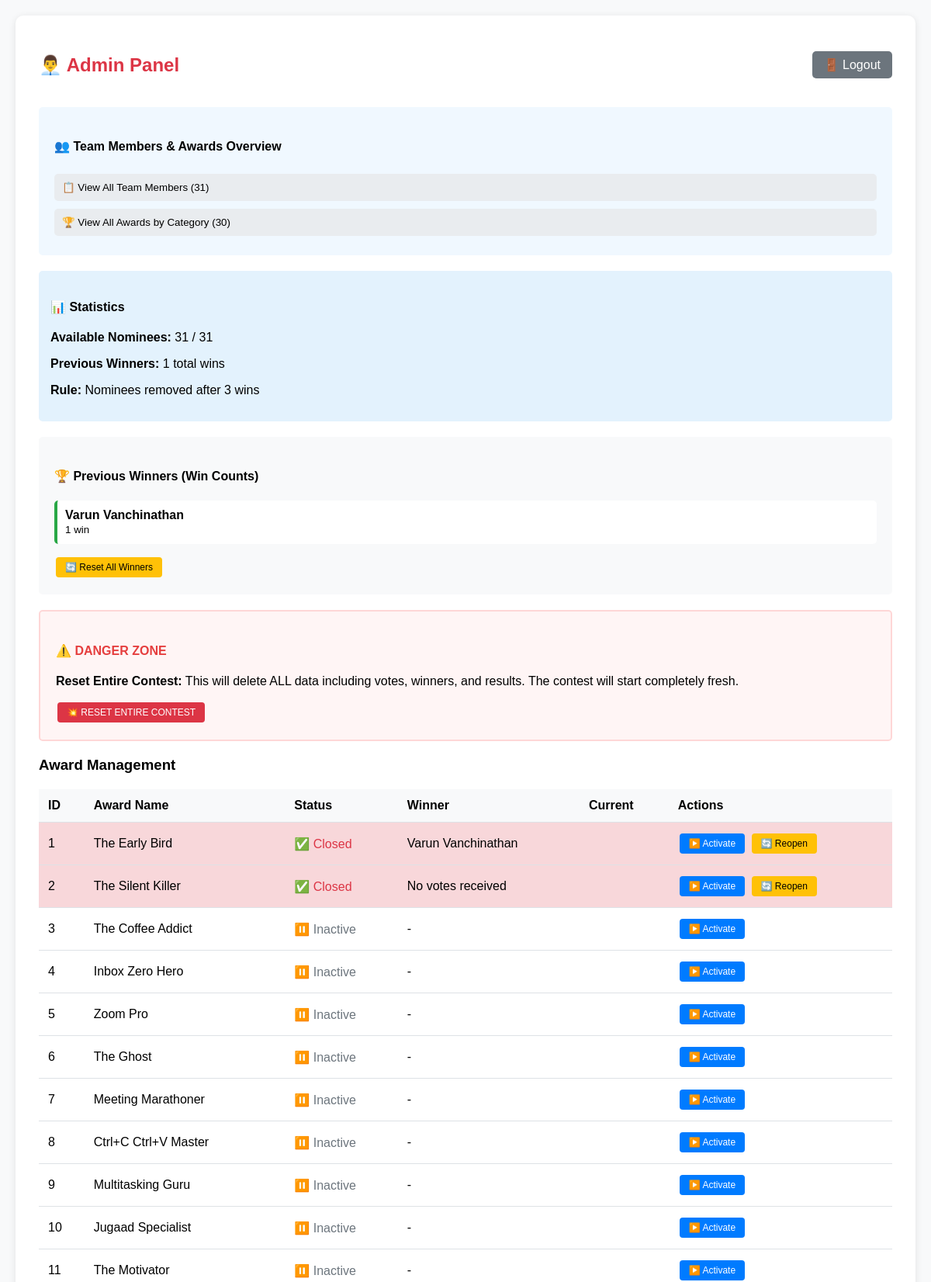
Before: /admin (signed in, upper part) with the older database file.
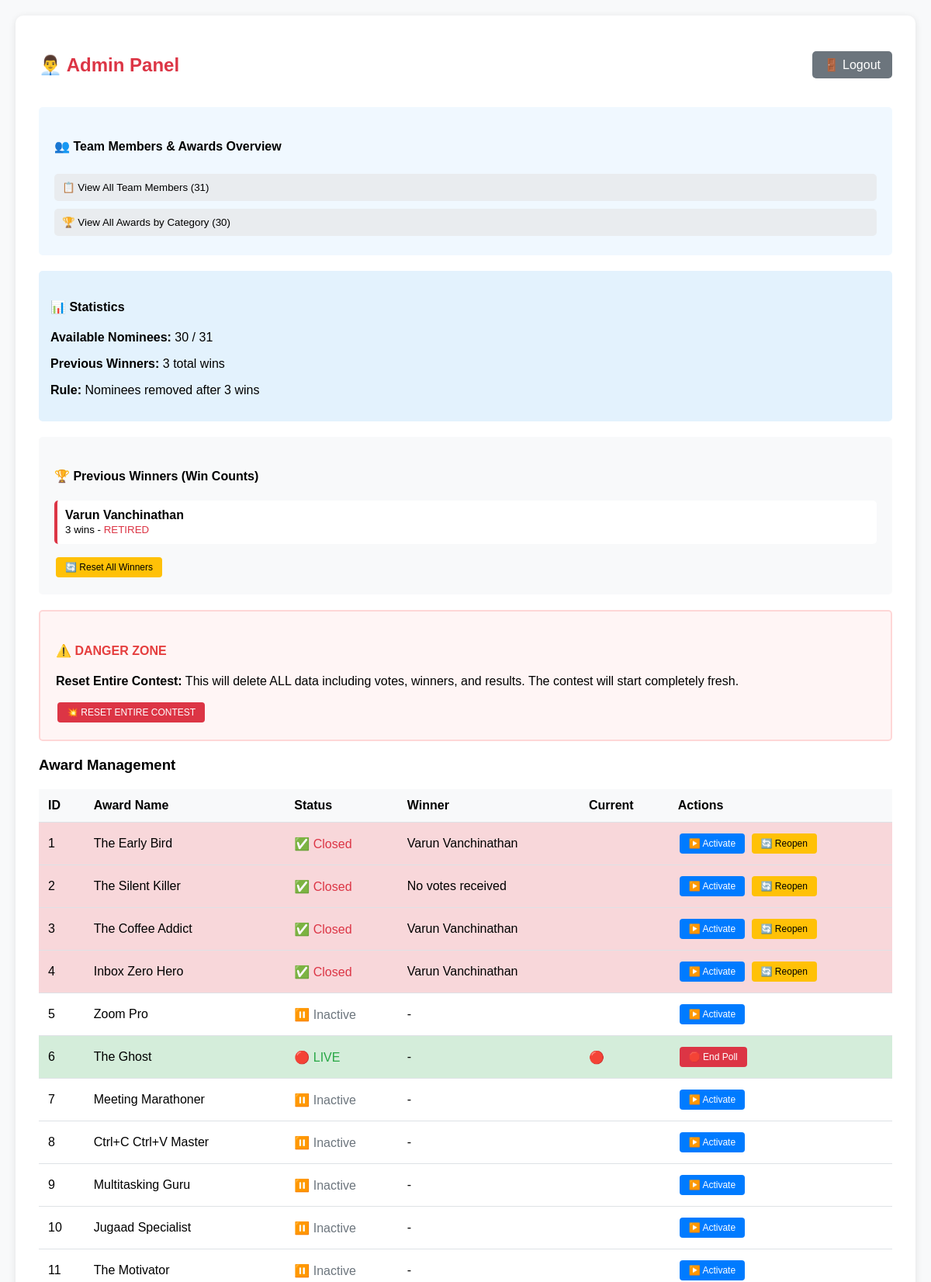
After: the same page with the newer database file.
### tables this page shows
CREATE TABLE winners (
                id INTEGER PRIMARY KEY AUTOINCREMENT,
                nominee TEXT,
                award_id INTEGER,
                award_name TEXT,
                won_date TIMESTAMP DEFAULT CURRENT_TIMESTAMP
            );

CREATE TABLE awards (
                id INTEGER PRIMARY KEY,
                name TEXT,
                description TEXT,
                posted BOOLEAN DEFAULT 0,
                winner TEXT,
                current BOOLEAN DEFAULT 0
            );

### app.py (the view, shortened to what this page needs)
@app.route("/admin", methods=["GET", "POST"])
def admin_panel():
    if not check_admin_auth():
        return redirect("/admin_login")
    with db_conn() as conn:
        c = conn.cursor()
        c.execute("SELECT id, name, posted, winner, current FROM awards ORDER BY id")
        awards = c.fetchall()
        c.execute("SELECT nominee, award_name FROM winners ORDER BY won_date")
        winners_list = c.fetchall()
        available_count = len(get_available_nominees())
    return render_template("admin.html", awards=awards, winners_list=winners_list, available_count=available_count)

### app.py (called while the page is built)
def db_conn():
    return sqlite3.connect(DB_FILE)

def get_available_nominees():
    with db_conn() as conn:
        c = conn.cursor()
        c.execute("SELECT nominee, COUNT(*) as win_count FROM winners GROUP BY nominee")
        winner_counts = c.fetchall()
        excluded_nominees = [nominee for nominee, count in winner_counts if count >= 3]
        return [nominee for nominee in NOMINEES if nominee not in excluded_nominees]

@app.before_request
def assign_key():
    if not hasattr(app, '_db_initialized'):
        init_db()
        app._db_initialized = True

def check_admin_auth():
    return session.get('admin_authenticated') == True

### templates/admin.html (shortened to what the changed rows need)
<!DOCTYPE html>
<html>
<head>
</head>
<body>
    <div class="container">
        <div class="admin-header">
            <h2>👨‍💼 Admin Panel</h2>
        </div>
        <div class="stats">
            <h4>📊 Statistics</h4>
            <p><strong>Available Nominees:</strong> {{ available_count }} / 31</p>
            <p><strong>Previous Winners:</strong> {{ winners_list|length }} total wins</p>
            <p><strong>Rule:</strong> Nominees removed after 3 wins</p>
        </div>
        {% if winners_list %}
        <div class="winners-section">
            {% set winner_counts = {} %}
            <div style="display: grid; grid-template-columns: repeat(auto-fit, minmax(200px, 1fr)); gap: 10px;">
                {% for winner in winner_counts %}
                    <div style="background: white; padding: 10px; border-radius: 5px; border-left: 4px solid {% if winner_counts[winner] >= 3 %}#dc3545{% elif winner_counts[winner] == 2 %}#ffc107{% else %}#28a745{% endif %};">
                        <strong>{{ winner }}</strong><br>
                        <small>{{ winner_counts[winner] }} win{{ 's' if winner_counts[winner] != 1 else '' }}
                        {% if winner_counts[winner] >= 3 %} - <span style="color:#dc3545;">RETIRED</span>{% endif %}
                        </small>
                    </div>
                {% endfor %}
            </div>
        </div>
        {% endif %}
        <table>
            <tr>
                <th>ID</th>
                <th>Award Name</th>
                <th>Status</th>
                <th>Winner</th>
                <th>Current</th>
                <th>Actions</th>
            </tr>
            {% for id, name, posted, winner, current in awards %}
            <tr class="{% if current %}current{% elif posted %}posted{% endif %}">
                <td>{{ id }}</td>
                <td>{{ name }}</td>
                <td>
                    {% if posted %}
                        <span style="color:#dc3545;">✅ Closed</span>
                    {% elif current %}
                        <span style="color:#28a745;">🔴 LIVE</span>
                    {% else %}
                        <span style="color:#6c757d;">⏸️ Inactive</span>
                    {% endif %}
                </td>
                <td>{{ winner or '-' }}</td>
                <td>{{ '🔴' if current else '' }}</td>
                <td>
                    {% if not current %}
                    <form method="post" style="display:inline;">
                        <button name="action" value="set_current" class="btn btn-primary">▶️ Activate</button>
                    </form>
                    {% endif %}
                    {% if current and not posted %}
                    <form method="post" style="display:inline;">
                        <button name="action" value="end" class="btn btn-danger" onclick="return confirm('End this poll and declare the winner?')">🛑 End Poll</button>
                    </form>
                    {% endif %}
                    {% if posted %}
                    <form method="post" style="display:inline;">
                        <button name="action" value="reopen" class="btn btn-warning" onclick="return confirm('Reopen this poll? This will clear the current winner and allow voting again.')">🔄 Reopen</button>
                    </form>
                    {% endif %}
                </td>
            </tr>
            {% endfor %}
        </table>
    </div>
</body>
</html>

Changed rows visible on the page:
shown differently, row unchanged: winners "Varun Vanchinathan": nominee "1" → "3"; nominee (not shown) → "s"
changed awards "The Coffee Addict": winner "-" → "Varun Vanchinathan"; posted "⏸️ Inactive" → "✅ Closed 🔄 Reopen"
changed awards "Inbox Zero Hero": winner "-" → "Varun Vanchinathan"; posted "⏸️ Inactive" → "✅ Closed 🔄 Reopen"
changed awards "The Ghost": current (not shown) → "🔴"; current "⏸️ Inactive ▶️ Activate" → "🔴 LIVE 🛑 End Poll"
Other visible differences:
{{ available_count }}: "31" → "30"
{{ winners_list|length }}: "1" → "3"
